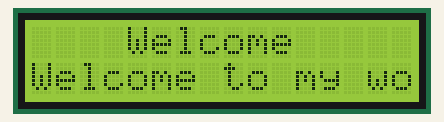
This sketch was run on a simulated Arduino Uno, built with avr-gcc and run on an emulated ATmega328P. Shown: 16×2 character LCD.

Above: at 0.22 s.
At 0.76 s:
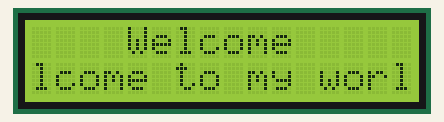
At 1.31 s:
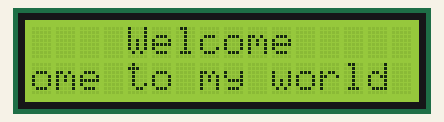
At 2.4 s:
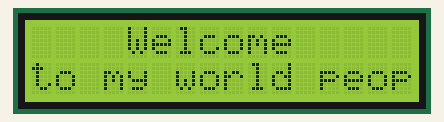
At 4.5 s:
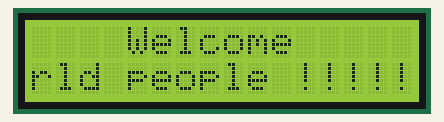
At 6.14 s:
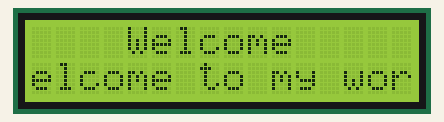

The sketch:

LCD_Display.ino
```cpp
#include <LiquidCrystal_I2C.h>

// Set the LCD address to 0x27 or 0x3F depending on your I2C module and the size of the LCD (16x2 in this case)
LiquidCrystal_I2C lcd(0x27, 16, 2);

void setup() {
  lcd.init();       // Initialize the LCD
  lcd.backlight();  // Turn on the backlight
}

void loop() {
  // Print static text on the first row
  lcd.setCursor(4, 0);   // Set cursor to the first row, fifth column
  lcd.print("Welcome");  // Print static text on the first row

  // Prepare long text for the second row
  String scrollingText = "Welcome to my world people !!!!!!";

  // Loop through the scrolling text
  for (int i = 0; i < scrollingText.length() - 16; i++) {
    // Print a part of the text that fits the display
    lcd.setCursor(0, 1);  // Set cursor to the start of the second row
    lcd.print(scrollingText.substring(i, i + 16));  // Display only 16 characters at a time

    delay(250);  // Adjust the delay for scrolling speed

    // Reprint the first row to keep it static
    lcd.setCursor(4, 0);   // Set cursor to the first row, fifth column
    lcd.print("Welcome");  // Print static text on the first row
  }

  delay(1000);  // Delay before restarting the loop
}
```

Measured:
- by itself, everything shown: repeats every 5.6 s, in 17 steps
- what the display in image 4 shows lasts 1.2 s, from 4.5 s to 5.7 s
